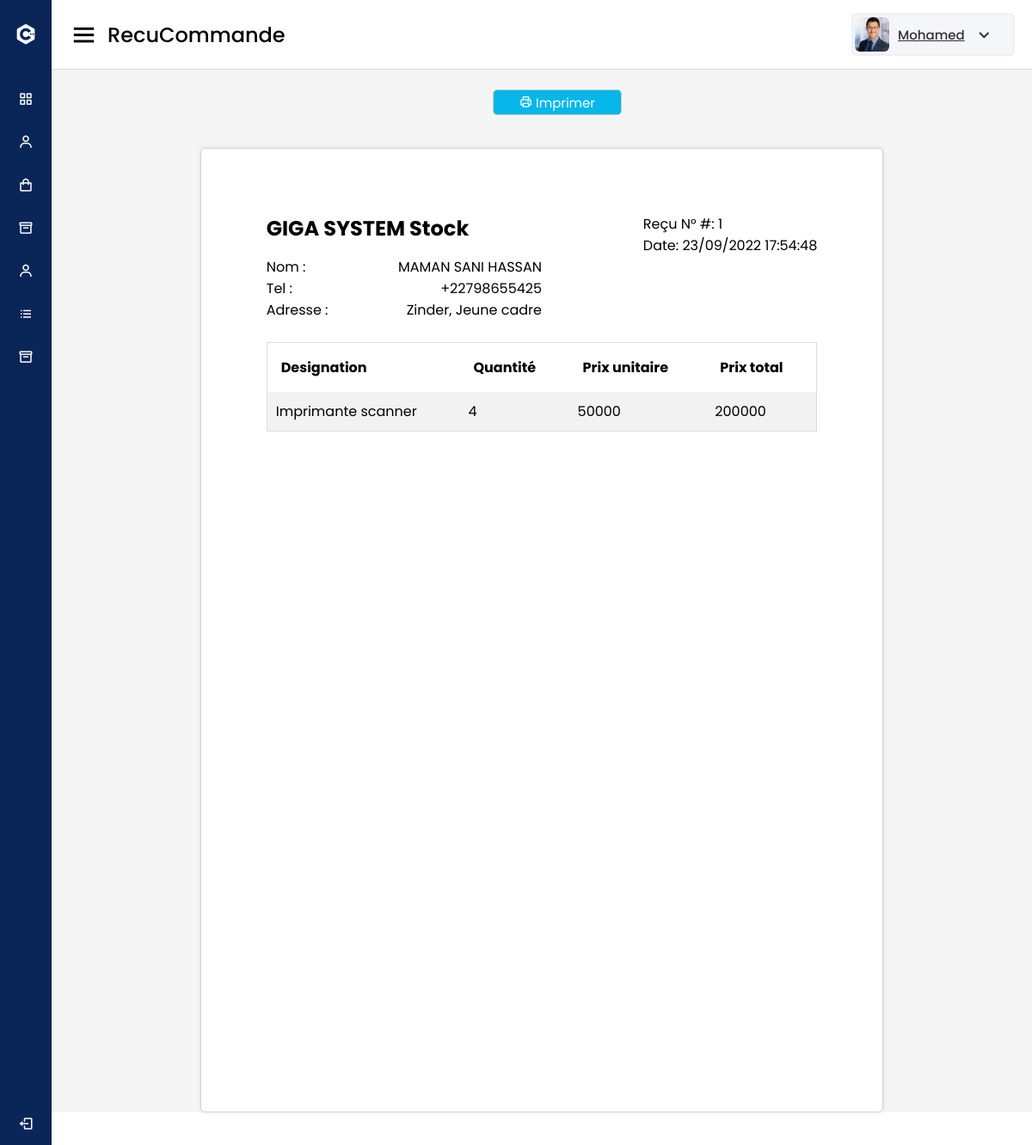
/vue/recuCommande.php?id=1, run on the app's committed database.
### tables this page shows
CREATE TABLE `commande` (
  `id` int(11) NOT NULL,
  `id_article` int(11) NOT NULL,
  `id_fournisseur` int(11) NOT NULL,
  `quantite` int(11) NOT NULL,
  `prix` int(11) NOT NULL,
  `date_commande` timestamp NOT NULL DEFAULT current_timestamp()
);

CREATE TABLE `fournisseur` (
  `id` int(11) NOT NULL,
  `nom` varchar(30) NOT NULL,
  `prenom` varchar(30) NOT NULL,
  `telephone` varchar(15) NOT NULL,
  `adresse` varchar(50) NOT NULL
);

CREATE TABLE `article` (
  `id` int(11) NOT NULL,
  `nom_article` varchar(50) NOT NULL,
  `id_categorie` int(11) NOT NULL,
  `quantite` int(11) NOT NULL,
  `prix_unitaire` int(11) NOT NULL,
  `date_fabrication` datetime NOT NULL,
  `date_expiration` datetime NOT NULL,
  `images` varchar(255) DEFAULT NULL
);

### model/function.php (called while the page is built, shortened)
<?php
function getCommande($id = null)
{
    if (!empty($id)) {
        $sql = "SELECT nom_article, nom, prenom, co.quantite, prix, date_commande, co.id, prix_unitaire, adresse, telephone
        FROM fournisseur AS f, commande AS co, article AS a WHERE co.id_article=a.id AND co.id_fournisseur=f.id AND co.id=?";
        $req = $GLOBALS['connexion']->prepare($sql);
        $req->execute(array($id));
        return $req->fetch();
    } else {
        $sql = "SELECT nom_article, nom, prenom, co.quantite, prix, date_commande, co.id, a.id AS idArticle
        FROM fournisseur AS f, commande AS co, article AS a WHERE co.id_article=a.id AND co.id_fournisseur=f.id";
        $req = $GLOBALS['connexion']->prepare($sql);
        $req->execute();
        return $req->fetchAll();
    }
}

### vue/recuCommande.php (the view, shortened to what this page needs)
<?php
include 'entete.php';
if (!empty($_GET['id'])) {
    $vente = getCommande($_GET['id']);
}
?>
<div class="home-content">
    <button class="hidden-print" id="btnPrint" style="position: relative; left: 45%;"> <i class='bx bx-printer'></i> Imprimer</button>
    <div class="page">
        <div class="cote-a-cote">
            <h2>GIGA SYSTEM Stock</h2>
            <div>
                <p>Reçu N° #: <?= $vente['id'] ?> </p>
                <p>Date: <?= date('d/m/Y H:i:s', strtotime($vente['date_commande'])) ?> </p>
            </div>
        </div>
        <div class="cote-a-cote" style="width: 50%;">
            <p>Nom :</p>
            <p><?= $vente['nom'] . " " . $vente['prenom'] ?></p>
        </div>
        <div class="cote-a-cote" style="width: 50%;">
            <p>Tel :</p>
            <p><?= $vente['telephone'] ?></p>
        </div>
        <div class="cote-a-cote" style="width: 50%;">
            <p>Adresse :</p>
            <p><?= $vente['adresse'] ?></p>
        </div>
        <br>
        <table class="mtable">
            <tr>
                <th>Designation</th>
                <th>Quantité</th>
                <th>Prix unitaire</th>
                <th>Prix total</th>
            </tr>
            <tr>
                <td><?= $vente['nom_article'] ?></td>
                <td><?= $vente['quantite'] ?></td>
                <td><?= $vente['prix_unitaire'] ?></td>
                <td><?= $vente['prix'] ?></td>
            </tr>
        </table>
    </div>
</div>
</section>
<?php
include 'pied.php';
?>

### public/css/style.css (style rules this page uses)
* { margin: 0; padding: 0; box-sizing: border-box; font-family: "Poppins", sans-serif; }
.home-section .home-content { position: relative; padding-top: 104px; }
button { background-color: rgb(6, 183, 233); color: white; width: 150px; height: 30px; border: 1px solid #ccc; font-size: 15px; border-radius: 5px; }
table.mtable { width: 100%; border-collapse: collapse; width: 100%; border: 1px solid #ddd; }
th, td { text-align: left; padding: 16px; }
table.mtable tr:nth-child(even) { background: #f2f2f2; }
table.mtable td { padding: 10px; }
.cote-a-cote { display: flex; justify-content: space-between; }
.page { width: 210mm; min-height: 297mm; padding: 20mm; margin: 10mm auto; border: 1px #d3d3d3 solid; border-radius: 5px; background: white; box-shadow: 0 0 5px rgba(0, 0, 0, 0.1); }

### data on the page
commande: id "1", date_commande "23/09/2022 17:54:48", id_fournisseur.nom "MAMAN SANI", id_fournisseur.prenom "HASSAN", id_fournisseur.telephone "+22798655425", id_fournisseur.adresse "Zinder, Jeune cadre", id_article.nom_article "Imprimante scanner", quantite "4", id_article.prix_unitaire "50000", prix "200000"

### other printed values
str_replace(".php", "", basename($_SERVER['PHP_SELF'])) "RecuCommande"
